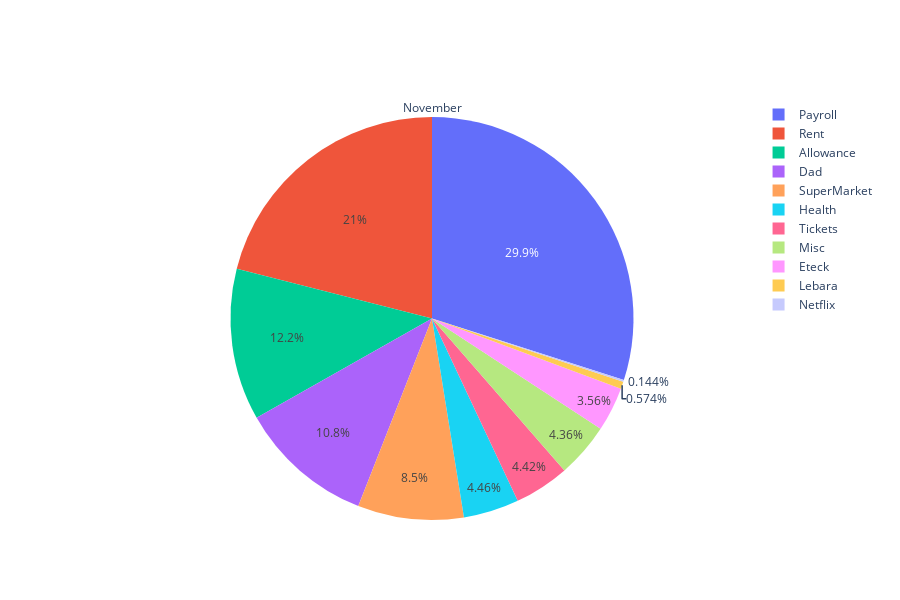
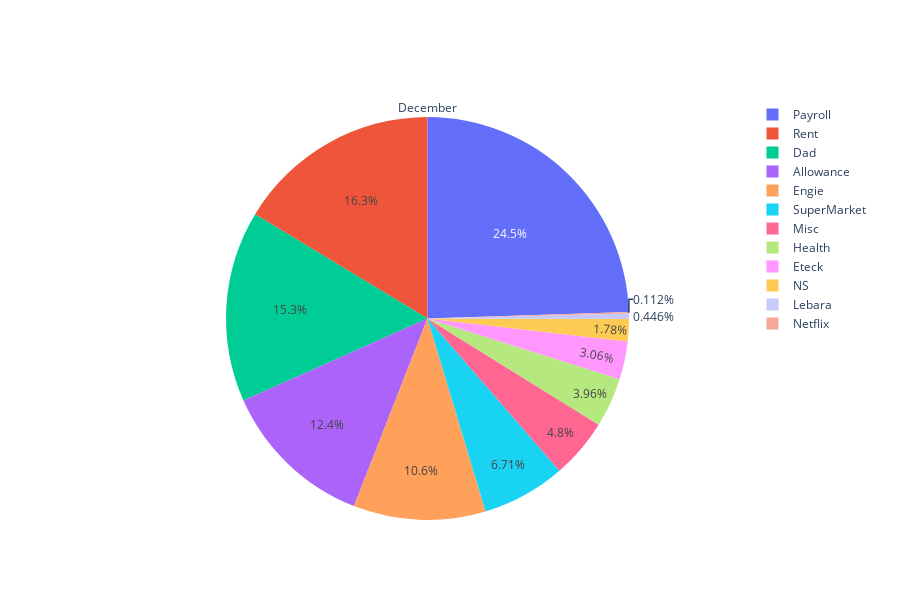
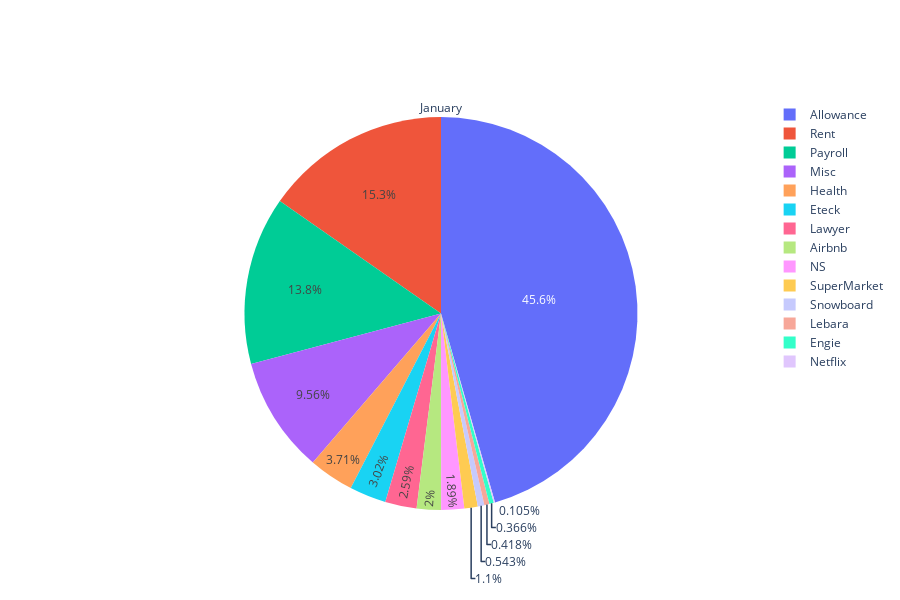
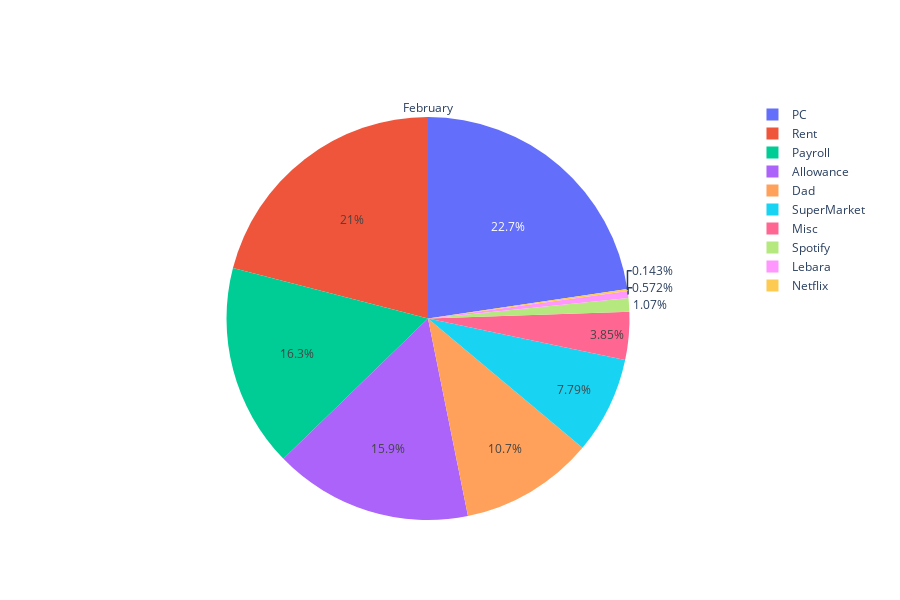

Here is the notebook cell these charts were saved with, in order:
### Code cell
#Pie plots for each month available by the user.. All the expenses and incomes are present sorted by month.
for i in range(len(list_of_names)):
    fig = go.Figure()
    fig.add_trace(go.Pie(labels=dataframes_list[i]['Utility'], values=dataframes_list[i]['Price'],name = Month[i],title=Month[i]))
    fig.update_layout(width = 900, height = 600)
    fig.show()

# fig = go.Figure()
# fig.add_trace(go.Pie(labels=dataframes_list[-2]['Utility'], values=dataframes_list[-2]['Price'],name = 'January',title='January'))
# fig.update_layout(width = 900, height = 600)
# fig.show()

### Figure 1 — Plotly figure (JSON) as saved in the notebook; plotly's stock layout.template omitted (floating-point values rounded to 4 significant figures)
{"data": [{"labels": ["SuperMarket", "SuperMarket", "Payroll", "SuperMarket", "SuperMarket", "Misc", "SuperMarket", "Misc", "Misc", "SuperMarket", "SuperMarket", "Dad", "Netflix", "SuperMarket", "Payroll", "Rent", "SuperMarket", "SuperMarket", "Misc", "Misc", "SuperMarket", "SuperMarket", "SuperMarket", "Payroll", "SuperMarket", "Misc", "SuperMarket", "Misc", "SuperMarket", "SuperMarket", "Allowance", "Allowance", "SuperMarket", "Lebara", "Payroll", "SuperMarket", "Tickets", "SuperMarket", "Health", "Eteck", "SuperMarket", "Misc", "Misc", "Payroll", "SuperMarket"], "name": "November", "title": {"text": "November"}, "type": "pie", "values": [5.09, 23.6, 145.2, 3.98, 1.58, 19, 3, 6.15, 2, 3.75, 23.42, 302, 4, 9.92, 211.6, 585.8, 4.37, 17.06, 7.4, 4, 3.99, 4.73, 10.61, 146.1, 11.51, 0.55, 13.35, 3.95, 10.19, 1.05, 275, 64, 25.91, 16, 139.6, 18.35, 123, 10.89, 124.2, 99.31, 19, 5.46, 73, 191.6, 11.33]}], "layout": {"height": 600, "width": 900}}

### Figure 2 — Plotly figure (JSON) as saved in the notebook; plotly's stock layout.template omitted (floating-point values rounded to 4 significant figures)
{"data": [{"labels": ["NS", "Engie", "SuperMarket", "SuperMarket", "SuperMarket", "SuperMarket", "Payroll", "SuperMarket", "Netflix", "Dad", "SuperMarket", "Rent", "Misc", "SuperMarket", "Engie", "SuperMarket", "SuperMarket", "Payroll", "Misc", "SuperMarket", "SuperMarket", "Misc", "Allowance", "Allowance", "SuperMarket", "SuperMarket", "Payroll", "SuperMarket", "Lebara", "Misc", "Misc", "SuperMarket", "Misc", "Misc", "Misc", "SuperMarket", "SuperMarket", "Eteck", "Health", "Dad", "Engie", "SuperMarket", "Misc", "Misc", "SuperMarket", "Payroll", "NS", "Misc", "SuperMarket"], "name": "December", "title": {"text": "December"}, "type": "pie", "values": [43.99, 190, 20.53, 8, 5.27, 9.95, 252.0, 18.83, 4, 250, 5.45, 585.8, 28.5, 9.92, 176, 8.43, 25.15, 191.6, 13.48, 6.86, 5.15, 85.98, 290, 154, 3.08, 26.39, 200.1, 8.03, 16, 6.94, 3.25, 4.95, 0.7, 8, 10, 10.86, 7.23, 109.6, 142.2, 300, 14, 17.6, 4, 4.5, 3.76, 234.4, 19.73, 6.6, 35.15]}], "layout": {"height": 600, "width": 900}}

### Figure 3 — Plotly figure (JSON) as saved in the notebook; plotly's stock layout.template omitted (floating-point values rounded to 4 significant figures)
{"data": [{"labels": ["SuperMarket", "Misc", "Misc", "SuperMarket", "Allowance", "Payroll", "Misc", "Misc", "Misc", "Rent", "Misc", "SuperMarket", "Misc", "Misc", "Misc", "Netflix", "SuperMarket", "Misc", "Misc", "Payroll", "Misc", "Misc", "Misc", "Misc", "Misc", "Misc", "Snowboard", "Payroll", "Misc", "Airbnb", "Misc", "Allowance", "Allowance", "Lawyer", "Misc", "Lebara", "Eteck", "Health", "Engie", "Misc", "Misc", "Misc", "SuperMarket", "Misc", "Misc", "Misc", "NS", "Misc", "Misc", "SuperMarket"], "name": "January", "title": {"text": "January"}, "type": "pie", "values": [8.23, 7.25, 5.99, 13.42, 1300, 78.93, 41, 9.5, 30, 586, 6.2, 1.99, 7.5, 4, 3, 4, 5.41, 13.5, 32.07, 230.1, 40.5, 13, 4.5, 22.8, 2.2, 10, 20.79, 220, 13.5, 76.38, 13.3, 290, 154, 99.2, 22.14, 16, 115.5, 142.2, 14, 6, 13.48, 4.8, 6.4, 4.9, 5, 13.3, 72.27, 9, 7.56, 6.82]}], "layout": {"height": 600, "width": 900}}

### Figure 4 — Plotly figure (JSON) as saved in the notebook; plotly's stock layout.template omitted (floating-point values rounded to 4 significant figures)
{"data": [{"labels": ["Misc", "Misc", "Misc", "SuperMarket", "SuperMarket", "Misc", "SuperMarket", "Dad", "Rent", "Misc", "Misc", "Misc", "SuperMarket", "SuperMarket", "SuperMarket", "SuperMarket", "Netflix", "Payroll", "PC", "PC", "SuperMarket", "SuperMarket", "Misc", "Misc", "Misc", "SuperMarket", "SuperMarket", "Payroll", "SuperMarket", "SuperMarket", "Spotify", "Allowance", "Allowance", "Misc", "Misc", "Misc", "Payroll", "Misc", "SuperMarket", "SuperMarket", "Lebara", "SuperMarket", "Misc", "SuperMarket"], "name": "February", "title": {"text": "February"}, "type": "pie", "values": [11, 10, 3, 16.41, 29.11, 6.5, 6.74, 300, 586.2, 3.25, 3.25, 3.25, 10.85, 13.45, 6.23, 14.54, 4, 76.47, 554.1, 79.9, 5.87, 1.45, 4.95, 2.5, 5, 5.56, 6.83, 203.9, 30.03, 15.75, 30, 290, 155, 6.6, 12.8, 20, 175.6, 4.5, 6.68, 29, 16, 13.32, 11, 5.97]}], "layout": {"height": 600, "width": 900}}
